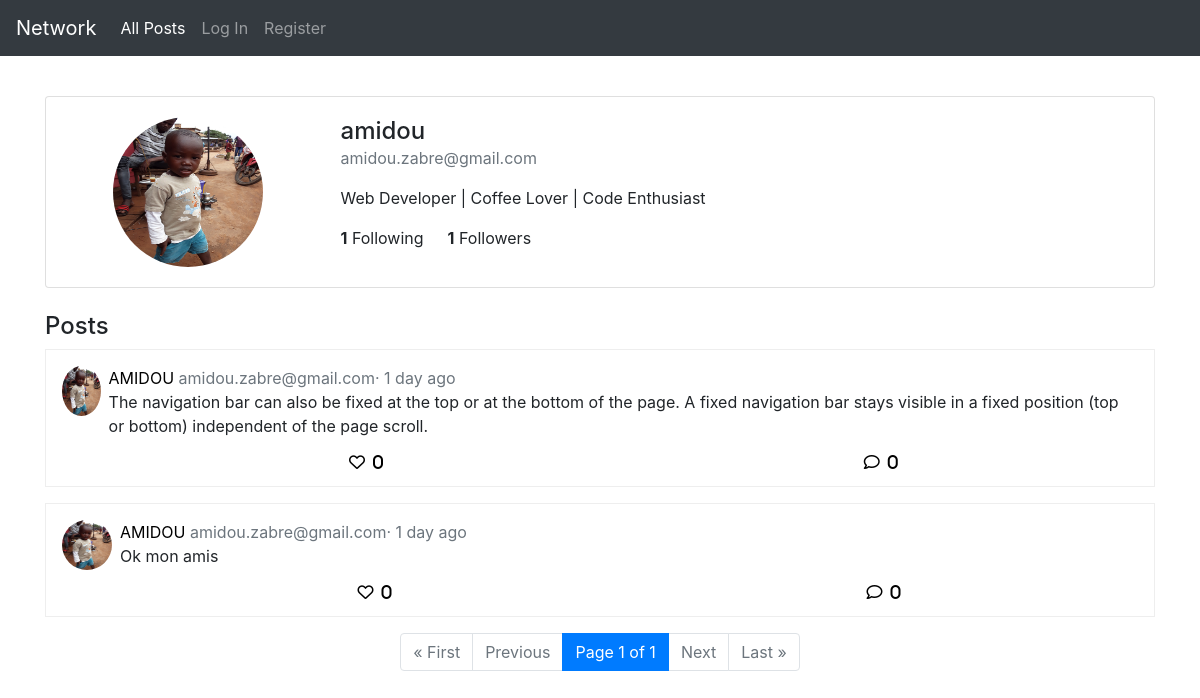
/profile/amidou, run on an earlier commit of the app's database.
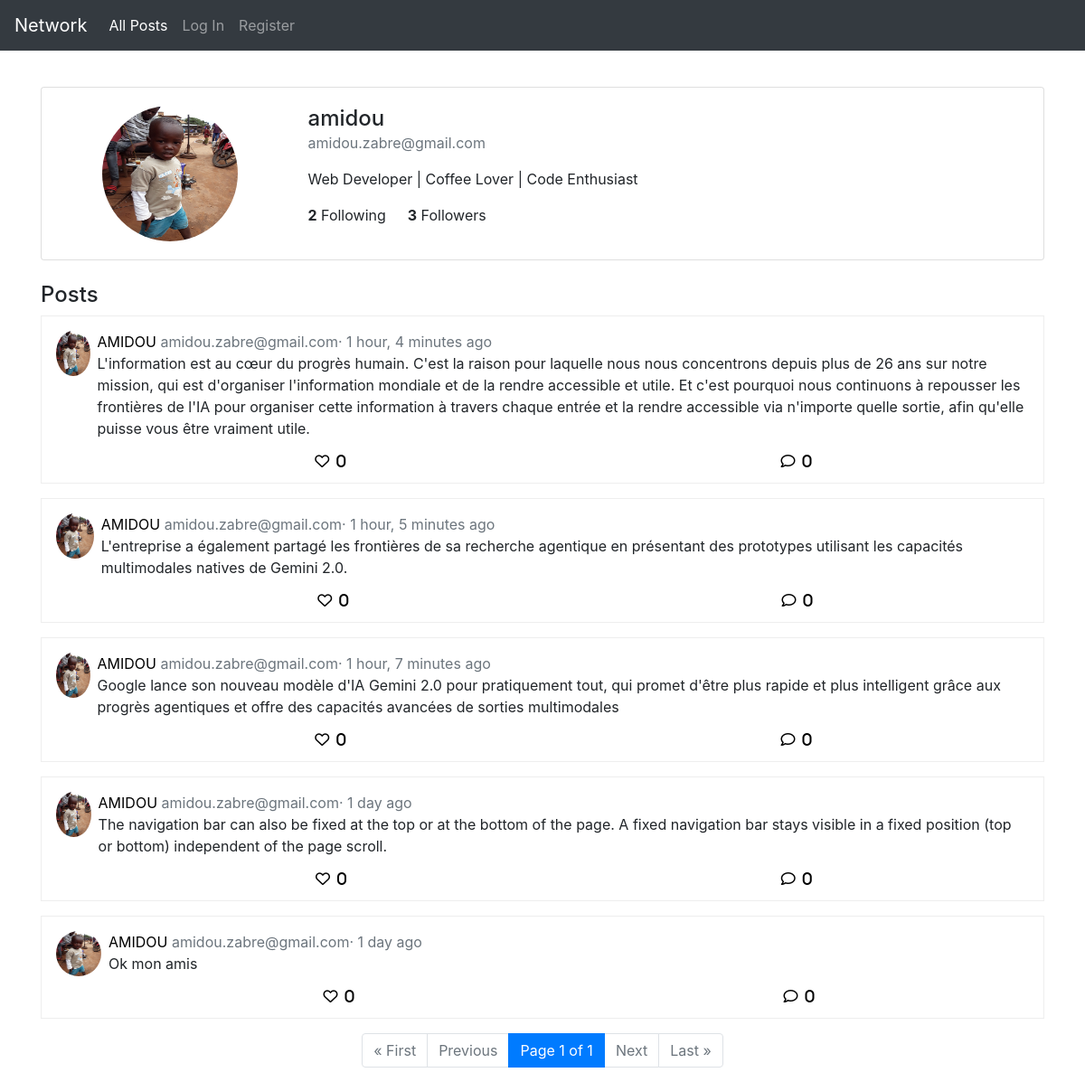
And on a later commit of the database.
### network/models.py (models this page shows, shortened)
class User(AbstractUser):
    bio = models.TextField(blank=True)
    user_img = models.ImageField(upload_to='user_images/', default="user_images/blank_user_img.png")

class Post(models.Model):
    user = models.ForeignKey(User, on_delete=models.CASCADE)
    content = models.TextField()
    created_at = models.DateTimeField(auto_now_add=True)

### network/views.py (the view)
# urls.py: path("profile/<str:username>", views.profile, name="profile"),
def profile(request, username):
    profile_user = User.objects.get(username=username)
    posts_list = Post.objects.filter(user=profile_user).order_by('-created_at')
    paginator = Paginator(posts_list, 10)
    page_number = request.GET.get('page')
    posts = paginator.get_page(page_number)
    is_following = profile_user.is_followed_by(request.user) if request.user.is_authenticated else False
    return render(request, "network/profile.html", context={
        'profile_user': profile_user,
        'posts': posts,
        'is_following': is_following
    })

### network/templates/network/profile.html (shortened to what this page needs)
{% extends "network/layout.html" %}
{% block body %}
<div class="row mt-4">
    <div class="col-12">
        <div class="card">
            <div class="card-body">
                <div class="row">
                    <div class="col-md-3 text-center">
                        <img src="{{  profile_user.user_img.url }}" class="rounded-circle profile-img-lg" alt="Profile Picture">
                    </div>
                    <div class="col-md-9">
                        <h4 class="mb-0">{{profile_user.username}}</h4>
                        <p class="text-muted">{{profile_user.email}}</p>
                        <p>
                            {{profile_user.bio}}
                        </p>
                        <div class="d-flex mb-2">
                            <div class="mr-4">
                                <strong>{{ profile_user.following.count }}</strong> Following
                            </div>
                            <div>
                                <strong>{{ profile_user.followers.count }}</strong> Followers
                            </div>
                        </div>
                    </div>
                </div>
            </div>
        </div>
    </div>
</div>
<div class="row">
    <div class="col-12">
        <h4 class="mt-4">Posts</h4>
    <div class="posts">
        {% for post in posts%}
        <div class="post-box">
            <div class="d-flex">
                <img src="{{ post.user.user_img.url }}" class="profile-img me-2 mr-2" alt="Profile">
                <div class="d-flex flex-column flex-grow-1">
                    <div class="mb-0">
                        <a href="{% url 'profile' post.user.username %}">{{post.user.username|upper}} </a>
                        <span class="text-muted">
                            {{post.user.email}}·
                            {{post.created_at|timesince }} ago
                        </span>
                    </div>
                    <p>
                        {{post.content}}
                    </p>
                    <div class="d-flex justify-content-around w-100">
                        <a href="#" class="far fa-heart"><span class="pl-2">{{ post.likes.count }}</span></a>
                        <a href="#" class="far fa-comment"><span class="pl-2">0</span></a>
                    </div>
                </div>
            </div>
        </div>
        {% endfor %}
        <nav aria-label="Page navigation example" class="d-flex justify-content-center">
            <ul class="pagination">
                {% if posts.has_previous %}
                    <li class="page-item"><a class="page-link" href="?page=1">&laquo; First</a></li>
                    <li class="page-item"><a class="page-link" href="?page={{ posts.previous_page_number }}">Previous</a></li>
                {% else %}
                    <li class="page-item disabled"><span class="page-link">&laquo; First</span></li>
                    <li class="page-item disabled"><span class="page-link">Previous</span></li>
                {% endif %}
                <li class="page-item active"><span class="page-link">Page {{ posts.number }} of {{ posts.paginator.num_pages }}</span></li>
                {% if posts.has_next %}
                    <li class="page-item"><a class="page-link" href="?page={{ posts.next_page_number }}">Next</a></li>
                    <li class="page-item"><a class="page-link" href="?page={{ posts.paginator.num_pages }}">Last &raquo;</a></li>
                {% else %}
                    <li class="page-item disabled"><span class="page-link">Next</span></li>
                    <li class="page-item disabled"><span class="page-link">Last &raquo;</span></li>
                {% endif %}
            </ul>
        </nav>
    </div>
    </div>
</div>
{% endblock %}

### network/templates/network/layout.html (shortened to what this page needs)
{% load static %}
<!DOCTYPE html>
<html lang="en">
    <head>
        <link rel="stylesheet" href="https://stackpath.bootstrapcdn.com/bootstrap/4.4.1/css/bootstrap.min.css">
        <link rel="stylesheet" href="https://cdnjs.cloudflare.com/ajax/libs/font-awesome/6.0.0/css/all.min.css">
        <link href="{% static 'network/styles.css' %}" rel="stylesheet">
    </head>
    <body>
        <nav class="navbar navbar-expand-lg bg-dark navbar-dark fixed-top ">
            <a class="navbar-brand" href="#">Network</a>
            <div>
              <ul class="navbar-nav mr-auto">
                <li class="nav-item">
                  <a class="nav-link active" href="{% url 'index' %}">All Posts</a>
                </li>
                {% if user.is_authenticated %}
                    <li class="nav-item">
                        <a class="nav-link" href="{% url 'following' %}">Following</a>
                    </li>
                    <li class="nav-item">
                        <a class="nav-link" href="{% url 'logout' %}">Log Out</a>
                    </li>
                {% else %}
                    <li class="nav-item">
                        <a class="nav-link" href="{% url 'login' %}">Log In</a>
                    </li>
                    <li class="nav-item">
                        <a class="nav-link" href="{% url 'register' %}">Register</a>
                    </li>
                {% endif %}
              </ul>
            </div>
          </nav>
        <div class="body">
            <div class="container">
                <div class="row">
                    <div class="col-12">
                        {% block body %}
                        {% endblock %}
                    </div>
                </div>
            </div>
        </div>
    </body>
</html>

### network/static/network/styles.css (style rules this page uses)
.body { padding-top: 72px; }
.post-box { border: 1px solid #eee; padding: 1rem; margin-bottom: 1rem; }
.post-box a { text-decoration: none; color: black; }
.profile-img { width: 50px; height: 50px; border-radius: 50%; }
.profile-img-lg { width: 150px; height: 150px; border-radius: 50%; }

What changed in the data, as far as the page shows it:
changed User "amidou": following.count "1" → "2"; followers.count "1" → "3"
added Post: user.user_img (picture), user.username "AMIDOU", user.email "amidou.zabre@gmail.com", created_at "1 hour, 4 minutes", content "L'information est au cœur du progrès humain. C'est la raison pour laquelle nous nous concentrons depuis plus de 26 ans sur notre mission, qui est d'organiser l'information mondiale et de la rendre accessible et utile. Et c'est pourquoi nous continuons à repousser les frontières de l'IA pour organiser cette information à travers chaque entrée et la rendre accessible via n'importe quelle sortie, afin qu'elle puisse vous être vraiment utile.", likes.count "0"
added Post: user.user_img (picture), user.username "AMIDOU", user.email "amidou.zabre@gmail.com", created_at "1 hour, 5 minutes", content "L'entreprise a également partagé les frontières de sa recherche agentique en présentant des prototypes utilisant les capacités multimodales natives de Gemini 2.0.", likes.count "0"
added Post: user.user_img (picture), user.username "AMIDOU", user.email "amidou.zabre@gmail.com", created_at "1 hour, 7 minutes", content "Google lance son nouveau modèle d'IA Gemini 2.0 pour pratiquement tout, qui promet d'être plus rapide et plus intelligent grâce aux progrès agentiques et offre des capacités avancées de sorties multimodales", likes.count "0"
